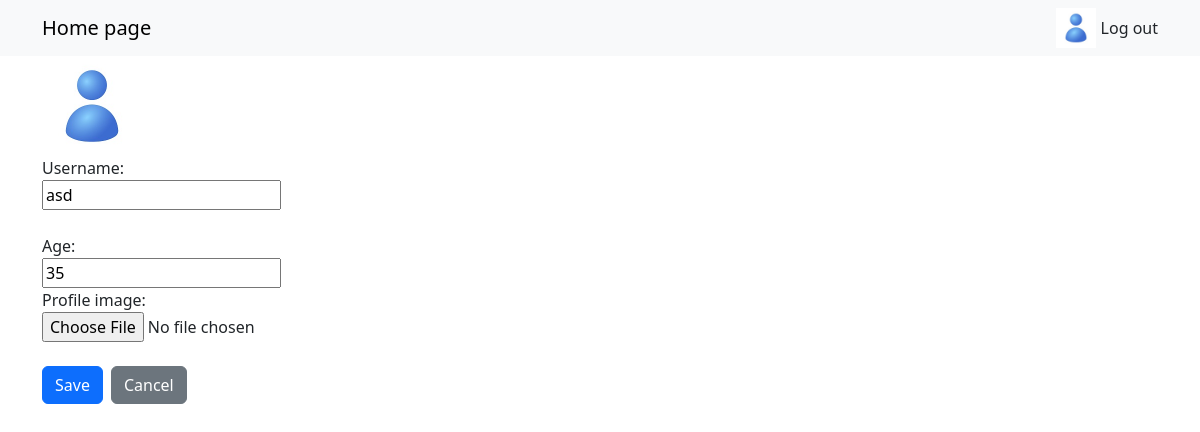
The page /accounts/edituser/2/ (signed in) on the database as committed earlier.
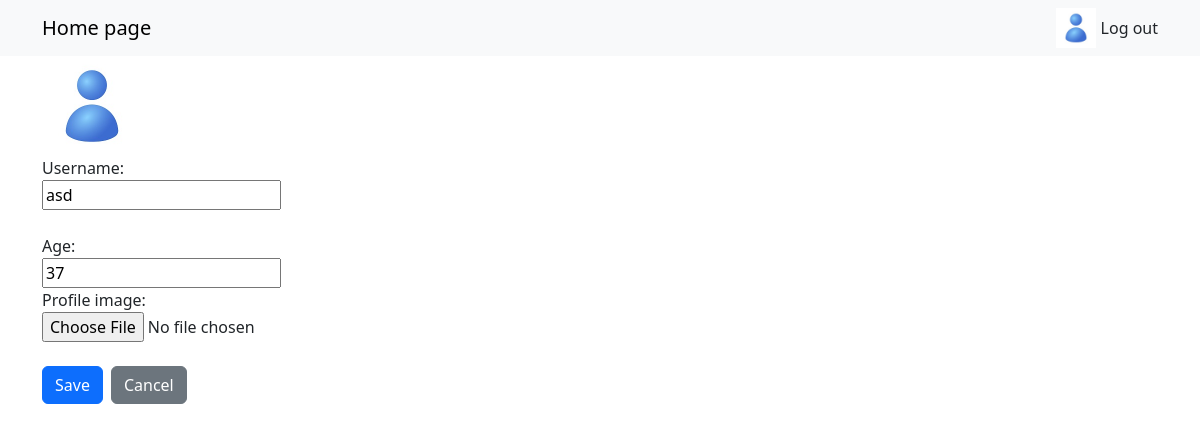
The same page on the database as committed later.
### accounts/models.py (models this page shows)
class CustomUser(AbstractUser):
    age = models.PositiveIntegerField(null=True, blank=True)
    fav_cities = models.ManyToManyField(City, related_name='users', blank=True)
    profile_image = models.ImageField(upload_to='profile_image/', null=True, blank=True, default='profile_image/default_profile_image.jpg')
    def __str__(self):
        return self.username

### accounts/views.py (the view)
# urls.py: path("edituser/<int:id>/", views.editAccount, name='edit_account'),
def editAccount(request, id):
    user = get_object_or_404(CustomUser, id=id)
    if request.user.id != id:
        return render(request, 'unauthorized_error.html')
    if request.method== "POST":
        form = CustomUserEditForm(request.POST, request.FILES, instance = user)
        if form.is_valid():
            form.save()
            return redirect('home')
    else:
        form =  CustomUserEditForm(instance = user)
    return render(request, 'registration/edituser.html', {'form':form})

### accounts/forms.py
class CustomUserEditForm(forms.ModelForm):
    class Meta:
        model = CustomUser
        fields = ['username', 'age', 'profile_image']

### templates/registration/edituser.html (shortened to what this page needs)
{% extends 'base.html' %}
{% load static %}
{% block body %}
<div class="container">
    <form method="post" enctype="multipart/form-data">
        {% if request.user.profile_image.name == 'profile_image/default_profile_image.jpg' %}
            <img src="{{'/static/profile_image/default_profile_image.jpg'}}" style="max-width: 100px;">
        {% else %}
            <img src="{{'/static/profile_image/default_profile_image.jpg'}}" style="max-width: 100px;">
        {% endif %}
        <br>
        {{form.username.label_tag}}<div class="col-sm-10">{{form.username}}</div><br>
        {{form.age.label_tag}}<div class="col-sm-10">{{form.age}}</div>
        {{form.profile_image.label_tag}}<div class="col-sm-10">{{form.profile_image}}</div>
        <br>
        <div class="d-flex gap-2">
            <button class="btn btn-primary" type="submit">Save</button>
            <a href="{% url 'home' %}" class="btn btn-secondary">Cancel</a>
        </div>
        <br>
{% endblock %}

### templates/base.html (shortened to what this page needs)
{% load static %}
<!DOCTYPE html>
<html lang="en">
<head>
<link href="https://cdn.jsdelivr.net/npm/bootstrap@5.3.0-alpha1/dist/css/bootstrap.min.css" rel="stylesheet">
</head>
<body>
     <nav class="navbar navbar-light bg-light">
        <div class="container">
            <a class="navbar-brand" href="{% url 'home' %}">Home page</a>
            <div>
                {% if request.user.id %}
                    {% if request.user.profile_image.name == 'profile_image/default_profile_image.jpg' %}
                        <img src="{{'/static/profile_image/default_profile_image.jpg'}}" style="max-width: 40px;">
                    {% else %}
                        <img src="{{'/static/profile_image/default_profile_image.jpg'}}" style="max-width: 40px;">
                    {% endif %}                    <form method="post" class="d-inline" action="{% url 'logout' %}">{% csrf_token %}
                        <Button type='submit' class="btn btn-danger nav-link d-inline">Log out</Button>
                    </form>
                {% else %}
                    <a class="nav-link d-inline" href="{% url 'login' %}">Sign in </a>|
                    <a class="nav-link d-inline" href="{% url 'registration' %}">Sign Up</a>
                {% endif %}
            </div>
        </div>
     </nav>
{% block body %}{% endblock %}
</body>
</html>

Rows that differ between the two databases and show on the page:
changed CustomUser "asd": age "35" → "37"
